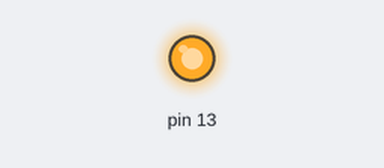
The sketch below on a simulated Arduino Uno, built with avr-gcc and run on an emulated ATmega328P. Shown: output pins drawn as LEDs (lit = HIGH). No radio packets arrive unless stated.

Above: at 1.0 s.
At 3.0 s:
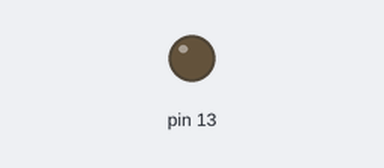
Timing chart, 0 to 5.3 s (numbered marks = the images above):
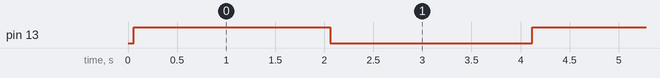

Measured:
- by itself, pin 13: alternates HIGH for 2.0 s and LOW for 2.1 s

The sketch:

Marinero.ino
```cpp
#include <Wire.h>
#include <VirtualWire.h>


char *controller;
void setup()
{
  pinMode(13,OUTPUT);
  vw_set_ptt_inverted(true); //
  vw_set_tx_pin(12);
  vw_setup(4000);// speed of data transfer Kbps
}

void loop()
{
  char location[14] = {'4', '2', '.', '2', '2', ' ', '-', '8', '.', '8', '6', '5', '4', '6'};
  vw_send((uint8_t *)location, 14);

  vw_wait_tx(); // Wait until the whole message is gone

  digitalWrite(13,1);
  delay(2000);
  digitalWrite(13,0);
  delay(2000);
}
```
